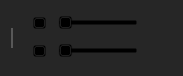
<?xml version="1.0" encoding="UTF-8"?>
<ui version="4.0">
 <class>AudioControlWindow</class>
 <widget class="QWidget" name="AudioControlWindow">
  <property name="geometry">
   <rect>
    <x>0</x>
    <y>0</y>
    <width>183</width>
    <height>76</height>
   </rect>
  </property>
  <property name="windowTitle">
   <string>AudioControlWindow</string>
  </property>
  <property name="styleSheet">
   <string notr="true">#wgt_main{
background:rgba(38,38,38,1);
}</string>
  </property>
  <layout class="QGridLayout" name="gridLayout">
   <property name="leftMargin">
    <number>0</number>
   </property>
   <property name="topMargin">
    <number>0</number>
   </property>
   <property name="rightMargin">
    <number>0</number>
   </property>
   <property name="bottomMargin">
    <number>0</number>
   </property>
   <property name="spacing">
    <number>0</number>
   </property>
   <item row="0" column="0">
    <widget class="QWidget" name="wgt_main" native="true">
     <property name="styleSheet">
      <string notr="true">#button_MIC{
background:transparent;
border-image: url(:/TQLive/images/live tool_icon_mike_normal.png);
}
#button_MIC:hover{
	border-image: url(:/TQLive/images/live tool_icon_mike_hover.png);
}
#button_MIC:checked{
border-image: url(:/TQLive/images/live tool_icon_mike no_normal.png);
}
#button_MIC:checked:hover{
border-image: url(:/TQLive/images/live tool_icon_mike no_hover .png);
}
#button_JBL{
background:transparent;
	border-image: url(:/TQLive/images/live tool_icon_the horn_normal.png);
}
#button_JBL:hover{
border-image: url(:/TQLive/images/live tool_icon_the horn_hover.png);
}
#button_JBL:checked{
border-image: url(:/TQLive/images/live tool_icon_mute_normal.png);
}
#button_JBL:checked:hover{
border-image: url(:/TQLive/images/live tool_icon_mute_hover.png);
}
QSlider{
background:transparent;
}</string>
     </property>
     <layout class="QHBoxLayout" name="horizontalLayout_3">
      <property name="spacing">
       <number>20</number>
      </property>
      <item>
       <widget class="Line" name="line">
        <property name="minimumSize">
         <size>
          <width>2</width>
          <height>20</height>
         </size>
        </property>
        <property name="maximumSize">
         <size>
          <width>2</width>
          <height>20</height>
         </size>
        </property>
        <property name="styleSheet">
         <string notr="true">border:1px solid #585858;</string>
        </property>
        <property name="orientation">
         <enum>Qt::Vertical</enum>
        </property>
       </widget>
      </item>
      <item>
       <layout class="QVBoxLayout" name="verticalLayout">
        <item>
         <layout class="QHBoxLayout" name="horizontalLayout">
          <property name="spacing">
           <number>12</number>
          </property>
          <item>
           <widget class="QPushButton" name="button_MIC">
            <property name="minimumSize">
             <size>
              <width>13</width>
              <height>12</height>
             </size>
            </property>
            <property name="maximumSize">
             <size>
              <width>13</width>
              <height>12</height>
             </size>
            </property>
            <property name="text">
             <string/>
            </property>
            <property name="checkable">
             <bool>true</bool>
            </property>
            <property name="checked">
             <bool>false</bool>
            </property>
           </widget>
          </item>
          <item>
           <widget class="QSlider" name="slider_MIC">
            <property name="minimumSize">
             <size>
              <width>80</width>
              <height>0</height>
             </size>
            </property>
            <property name="maximumSize">
             <size>
              <width>80</width>
              <height>16777215</height>
             </size>
            </property>
            <property name="orientation">
             <enum>Qt::Horizontal</enum>
            </property>
           </widget>
          </item>
          <item>
           <spacer name="horizontalSpacer">
            <property name="orientation">
             <enum>Qt::Horizontal</enum>
            </property>
            <property name="sizeHint" stdset="0">
             <size>
              <width>40</width>
              <height>20</height>
             </size>
            </property>
           </spacer>
          </item>
         </layout>
        </item>
        <item>
         <layout class="QHBoxLayout" name="horizontalLayout_2">
          <property name="spacing">
           <number>12</number>
          </property>
          <item>
           <widget class="QPushButton" name="button_JBL">
            <property name="minimumSize">
             <size>
              <width>13</width>
              <height>12</height>
             </size>
            </property>
            <property name="maximumSize">
             <size>
              <width>13</width>
              <height>12</height>
             </size>
            </property>
            <property name="text">
             <string/>
            </property>
            <property name="checkable">
             <bool>true</bool>
            </property>
            <property name="checked">
             <bool>false</bool>
            </property>
           </widget>
          </item>
          <item>
           <widget class="QSlider" name="slider_JBL">
            <property name="minimumSize">
             <size>
              <width>80</width>
              <height>0</height>
             </size>
            </property>
            <property name="maximumSize">
             <size>
              <width>80</width>
              <height>16777215</height>
             </size>
            </property>
            <property name="orientation">
             <enum>Qt::Horizontal</enum>
            </property>
           </widget>
          </item>
          <item>
           <spacer name="horizontalSpacer_2">
            <property name="orientation">
             <enum>Qt::Horizontal</enum>
            </property>
            <property name="sizeHint" stdset="0">
             <size>
              <width>40</width>
              <height>20</height>
             </size>
            </property>
           </spacer>
          </item>
         </layout>
        </item>
       </layout>
      </item>
     </layout>
    </widget>
   </item>
  </layout>
 </widget>
 <layoutdefault spacing="6" margin="11"/>
 <resources>
  <include location="TQLive.qrc"/>
 </resources>
 <connections/>
</ui>
